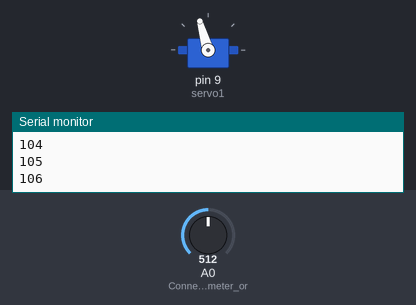
The sketch below on a simulated Arduino Uno, built with avr-gcc and run on an emulated ATmega328P. On the bench: servo, the last lines printed to the serial monitor. The inputs (shaded band) are chosen by the test bench; at power-on: A0 (Connect_potentiometer_or) = 512.

Above: at 1.29 s.
1.3 s: A0 (Connect_potentiometer_or) set to 900
At 3.7 s:
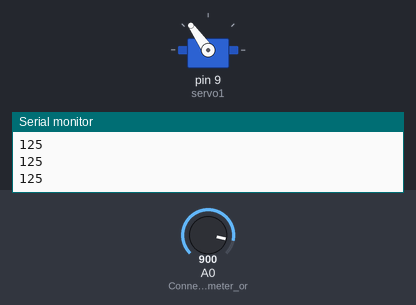
4.3 s: A0 (Connect_potentiometer_or) set to 0
At 7.2 s:
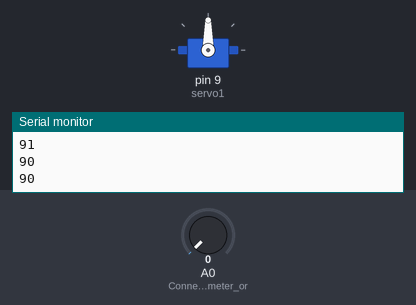
7.3 s: A0 (Connect_potentiometer_or) set to 511
At 9.4 s:
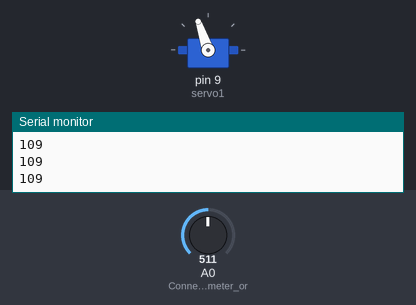
Timing chart, 0 to 10.9 s (numbered marks = the images above; inputs shaded):
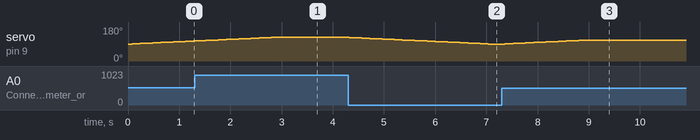

Measured:
- after the input at 4.3 s, servo on pin 9 (servo1): moves from 125° to 90° over 2.7 s, starting at once
- after the input at 7.3 s, servo on pin 9 (servo1): moves from 90° to 109° over 1.4 s, starting after 0.06 s

The sketch:

capstone_servo_smooth.ino
```cpp
#include <Servo.h>

Servo servo1;
int set_angle = 0;
int current_angle = 90;  // setting starting angle to 90 degrees
unsigned long servo_timestamp = 0;
#define SERVO_INTERVAL 80  // changing the servo position every 10ms, defines the speed of the servo

void setup() {
  Serial.begin(9600);
  servo1.attach(9);
  pinMode(A0, INPUT);  // Connect potentiometer or Joystick x or y pin to A0 input
}

void loop() {
  if (millis() - servo_timestamp > SERVO_INTERVAL) {
    servo_timestamp += SERVO_INTERVAL;  // increment our timestamp by the servo interval
    // Measure the new set_angle only, if we really want to move the sensor
    int val1 = analogRead(A0);                // Read the potentiometer position
    set_angle = map(val1, 0, 1023, 90, 130);  // Map the value to be used with servo

    // Increment or decrement the current angle according to the set_angle
    // and don't change it, when we already are at the set_angle
    if (set_angle > current_angle) {
      current_angle++;
    } else if (set_angle < current_angle) {
      current_angle--;
    }
    // Write the new angle to the servo
    servo1.write(current_angle);
    Serial.println(current_angle);
  }
}
```
